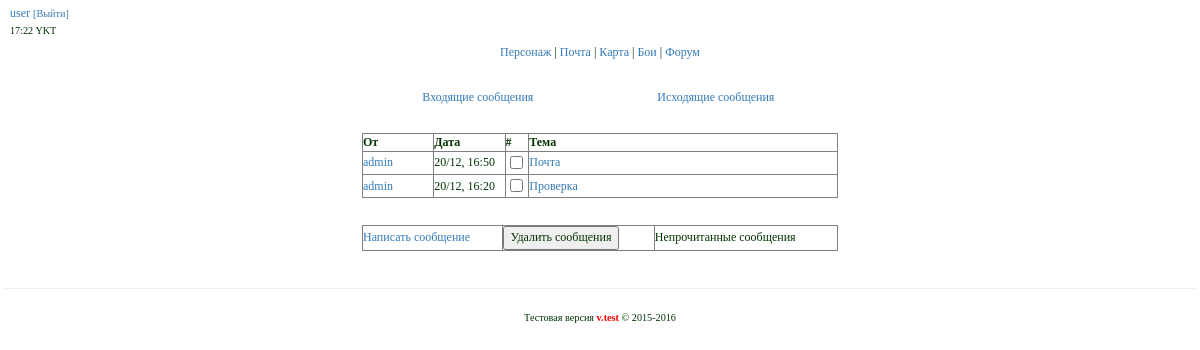
The app's page /mail/ (signed in) with its own data.
### tables this page shows
CREATE TABLE IF NOT EXISTS `mail` (
  `id` int(11) unsigned NOT NULL AUTO_INCREMENT,
  `id_mail` varchar(256) NOT NULL,
  `type` int(11) NOT NULL,
  `sender` varchar(255) NOT NULL,
  `receiver` varchar(255) NOT NULL,
  `date` varchar(255) NOT NULL,
  `title` varchar(255) NOT NULL,
  `text` text NOT NULL,
  `new` int(11) NOT NULL DEFAULT '1',
  PRIMARY KEY (`id`)
);

### app/core/viewClass.php (called while the page is built)
<?php
class View {
    public function render($title,$content,$template,$data=null,$data2=null,$data3=null) {
        include 'app/views/'.$template;
    }
}

### app/controllers/controllerMail.php (called while the page is built, shortened)
<?php
class ControllerMail extends Controller {
    public function __construct(){
        $this->model = new ModelMail();
        $this->view = new View();
    }
    public function actionView() {
        $login = $_COOKIE['login'];
        $data = $this->model->getInboxMailByUser($login);
        $this->view->render('Почта', 'mail/inbox.php', 'template.php', $data, $data2);
    }
}

### app/start.php (called while the page is built, shortened)
<?php
require_once 'core/viewClass.php';
require_once 'core/modelClass.php';
Router::run();

### index.php (called while the page is built, shortened)
<?php
require_once 'app/start.php';

### app/core/modelClass.php (called while the page is built, shortened)
<?php
class Model {
    public $mysqli;
    public function __construct() {
        $this->mysqli = new mysqli(Config::DBHOST,Config::DBUSER,Config::DBPASS,Config::DBNAME);
        $this->mysqli->query("SET NAMES 'utf8'");
    }
    public function query($query) {
        return $this->mysqli->query($query);
    }
    public function select($query) {
        $res = $this->query($query);
        $ret = [];
        while($row = mysqli_fetch_assoc($res)) {
            $ret[] = $row;
        }
        return $ret;
    }
}

### app/models/modelMail.php (called while the page is built, shortened)
<?php
class ModelMail extends Model {
    public function getInboxMailByUser($login) {
        $data = "SELECT * FROM `mail` WHERE `receiver` = '$login' AND `type` = 1 ORDER BY `id` DESC";
        $data = $this->select($data);
        return $data;
    }
}

### app/views/mail/inbox.php (the view)
<div>
    <table align="center" width="40%">
        <tr align="center">
            <td>
                <a href="/mail/">Входящие сообщения</a>
            </td>
            <td>
                <a href="/mail/outbox">Исходящие сообщения</a>
            </td>
        </tr>
    </table>
</div>
<br>
    <form name="delmess" method="post" action="/mail/delmessage/">
    <div class="mail">
        <table border="1" width="40%" align="center">
            <tr>
                <th width="15%">От</th>
                <th width="15%">Дата</th>
                <th width="5%">#</th>
                <th width="65%">Тема</th>
            </tr>
            <?php foreach($data as $mail): ;?>
            <tr>
                <td>
                    <a href="/user/info?id="><?=$mail['sender']?></a>
                </td>
                <td>
                    <?=$mail['date']?>
                </td>
                <td align="center">
                    <input type="checkbox" name="id[]" value="<?=$mail['id']?>">
                </td>
                <td>
                    <?php if($mail['new'] == 0) { ?>
                        <a href="/mail/read?type=1&amp;id_mail=<?=$mail['id_mail']?>"><?=$mail['title']?></a>
                    <?php }else {?>
                        <strong><a class="newmail" href="/mail/read?type=1&amp;id_mail=<?=$mail['id_mail']?>"><?=$mail['title']?></a></strong>
                    <?php } ?>
                </td>
            </tr>
            <?php endforeach ;?>
        </table>
    </div>
    <br>
    <div class="mail buttons">
        <table border="1" width="40%" align="center">
            <tr>
                <td>
                    <a href="/mail/new">Написать сообщение</a>
                </td>
                <td>
                    <input type="submit" name="submit" value="Удалить сообщения">
                </td>
                <td>
                    Непрочитанные сообщения
                </td>
            </tr>
        </table>
    </form>

### css/style.css (style rules this page uses)
div { margin: 5px; }
body { FONT-SIZE: 9pt; COLOR: #003300; FONT-FAMILY: verdana,geneva,arial cyr; }

### records on screen
mail: sender "admin", date "20/12, 16:50", title "Почта"
mail: sender "admin", date "20/12, 16:20", title "Проверка"

### other values on screen
$_COOKIE['login'] "user"
